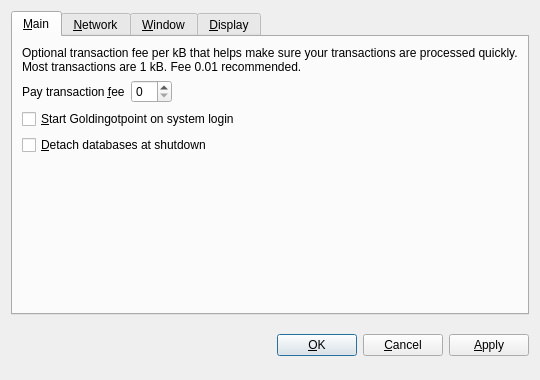
<?xml version="1.0" encoding="UTF-8"?>
<ui version="4.0">
 <class>OptionsDialog</class>
 <widget class="QDialog" name="OptionsDialog">
  <property name="geometry">
   <rect>
    <x>0</x>
    <y>0</y>
    <width>540</width>
    <height>380</height>
   </rect>
  </property>
  <property name="windowTitle">
   <string>Options</string>
  </property>
  <property name="modal">
   <bool>true</bool>
  </property>
  <layout class="QVBoxLayout" name="verticalLayout">
   <item>
    <widget class="QTabWidget" name="tabWidget">
     <property name="tabPosition">
      <enum>QTabWidget::North</enum>
     </property>
     <property name="currentIndex">
      <number>0</number>
     </property>
     <widget class="QWidget" name="tabMain">
      <attribute name="title">
       <string>&amp;Main</string>
      </attribute>
      <layout class="QVBoxLayout" name="verticalLayout_Main">
       <item>
        <widget class="QLabel" name="transactionFeeInfoLabel">
         <property name="text">
          <string>Optional transaction fee per kB that helps make sure your transactions are processed quickly. Most transactions are 1 kB. Fee 0.01 recommended.</string>
         </property>
         <property name="textFormat">
          <enum>Qt::PlainText</enum>
         </property>
         <property name="wordWrap">
          <bool>true</bool>
         </property>
        </widget>
       </item>
       <item>
        <layout class="QHBoxLayout" name="horizontalLayout_Main">
         <item>
          <widget class="QLabel" name="transactionFeeLabel">
           <property name="text">
            <string>Pay transaction &amp;fee</string>
           </property>
           <property name="textFormat">
            <enum>Qt::PlainText</enum>
           </property>
           <property name="buddy">
            <cstring>transactionFee</cstring>
           </property>
          </widget>
         </item>
         <item>
          <widget class="BitcoinAmountField" name="transactionFee"/>
         </item>
         <item>
          <spacer name="horizontalSpacer_Main">
           <property name="orientation">
            <enum>Qt::Horizontal</enum>
           </property>
           <property name="sizeHint" stdset="0">
            <size>
             <width>40</width>
             <height>20</height>
            </size>
           </property>
          </spacer>
         </item>
        </layout>
       </item>
       <item>
        <widget class="QCheckBox" name="bitcoinAtStartup">
         <property name="toolTip">
          <string>Automatically start Goldingotpoint after logging in to the system.</string>
         </property>
         <property name="text">
          <string>&amp;Start Goldingotpoint on system login</string>
         </property>
        </widget>
       </item>
       <item>
        <widget class="QCheckBox" name="detachDatabases">
         <property name="toolTip">
          <string>Detach block and address databases at shutdown. This means they can be moved to another data directory, but it slows down shutdown. The wallet is always detached.</string>
         </property>
         <property name="text">
          <string>&amp;Detach databases at shutdown</string>
         </property>
        </widget>
       </item>
       <item>
        <spacer name="verticalSpacer_Main">
         <property name="orientation">
          <enum>Qt::Vertical</enum>
         </property>
         <property name="sizeHint" stdset="0">
          <size>
           <width>20</width>
           <height>40</height>
          </size>
         </property>
        </spacer>
       </item>
      </layout>
     </widget>
     <widget class="QWidget" name="tabNetwork">
      <attribute name="title">
       <string>&amp;Network</string>
      </attribute>
      <layout class="QVBoxLayout" name="verticalLayout_Network">
       <item>
        <widget class="QCheckBox" name="mapPortUpnp">
         <property name="toolTip">
          <string>Automatically open the Goldingotpoint client port on the router. This only works when your router supports UPnP and it is enabled.</string>
         </property>
         <property name="text">
          <string>Map port using &amp;UPnP</string>
         </property>
        </widget>
       </item>
       <item>
        <widget class="QCheckBox" name="connectSocks">
         <property name="toolTip">
          <string>Connect to the Goldingotpoint network through a SOCKS proxy (e.g. when connecting through Tor).</string>
         </property>
         <property name="text">
          <string>&amp;Connect through SOCKS proxy:</string>
         </property>
        </widget>
       </item>
       <item>
        <layout class="QHBoxLayout" name="horizontalLayout_Network">
         <item>
          <widget class="QLabel" name="proxyIpLabel">
           <property name="text">
            <string>Proxy &amp;IP:</string>
           </property>
           <property name="textFormat">
            <enum>Qt::PlainText</enum>
           </property>
           <property name="buddy">
            <cstring>proxyIp</cstring>
           </property>
          </widget>
         </item>
         <item>
          <widget class="QValidatedLineEdit" name="proxyIp">
           <property name="maximumSize">
            <size>
             <width>140</width>
             <height>16777215</height>
            </size>
           </property>
           <property name="toolTip">
            <string>IP address of the proxy (e.g. 127.0.0.1)</string>
           </property>
          </widget>
         </item>
         <item>
          <widget class="QLabel" name="proxyPortLabel">
           <property name="text">
            <string>&amp;Port:</string>
           </property>
           <property name="textFormat">
            <enum>Qt::PlainText</enum>
           </property>
           <property name="buddy">
            <cstring>proxyPort</cstring>
           </property>
          </widget>
         </item>
         <item>
          <widget class="QLineEdit" name="proxyPort">
           <property name="maximumSize">
            <size>
             <width>55</width>
             <height>16777215</height>
            </size>
           </property>
           <property name="toolTip">
            <string>Port of the proxy (e.g. 9050)</string>
           </property>
          </widget>
         </item>
         <item>
          <widget class="QLabel" name="socksVersionLabel">
           <property name="text">
            <string>SOCKS &amp;Version:</string>
           </property>
           <property name="textFormat">
            <enum>Qt::PlainText</enum>
           </property>
           <property name="buddy">
            <cstring>socksVersion</cstring>
           </property>
          </widget>
         </item>
         <item>
          <widget class="QValueComboBox" name="socksVersion">
           <property name="toolTip">
            <string>SOCKS version of the proxy (e.g. 5)</string>
           </property>
          </widget>
         </item>
         <item>
          <spacer name="horizontalSpacer_Network">
           <property name="orientation">
            <enum>Qt::Horizontal</enum>
           </property>
           <property name="sizeHint" stdset="0">
            <size>
             <width>40</width>
             <height>20</height>
            </size>
           </property>
          </spacer>
         </item>
        </layout>
       </item>
       <item>
        <spacer name="verticalSpacer_Network">
         <property name="orientation">
          <enum>Qt::Vertical</enum>
         </property>
         <property name="sizeHint" stdset="0">
          <size>
           <width>20</width>
           <height>40</height>
          </size>
         </property>
        </spacer>
       </item>
      </layout>
     </widget>
     <widget class="QWidget" name="tabWindow">
      <attribute name="title">
       <string>&amp;Window</string>
      </attribute>
      <layout class="QVBoxLayout" name="verticalLayout_Window">
       <item>
        <widget class="QCheckBox" name="minimizeToTray">
         <property name="toolTip">
          <string>Show only a tray icon after minimizing the window.</string>
         </property>
         <property name="text">
          <string>&amp;Minimize to the tray instead of the taskbar</string>
         </property>
        </widget>
       </item>
       <item>
        <widget class="QCheckBox" name="minimizeOnClose">
         <property name="toolTip">
          <string>Minimize instead of exit the application when the window is closed. When this option is enabled, the application will be closed only after selecting Quit in the menu.</string>
         </property>
         <property name="text">
          <string>M&amp;inimize on close</string>
         </property>
        </widget>
       </item>
       <item>
        <spacer name="verticalSpacer_Window">
         <property name="orientation">
          <enum>Qt::Vertical</enum>
         </property>
         <property name="sizeHint" stdset="0">
          <size>
           <width>20</width>
           <height>40</height>
          </size>
         </property>
        </spacer>
       </item>
      </layout>
     </widget>
     <widget class="QWidget" name="tabDisplay">
      <attribute name="title">
       <string>&amp;Display</string>
      </attribute>
      <layout class="QVBoxLayout" name="verticalLayout_Display">
       <item>
        <layout class="QHBoxLayout" name="horizontalLayout_1_Display">
         <item>
          <widget class="QLabel" name="langLabel">
           <property name="text">
            <string>User Interface &amp;language:</string>
           </property>
           <property name="textFormat">
            <enum>Qt::PlainText</enum>
           </property>
           <property name="buddy">
            <cstring>lang</cstring>
           </property>
          </widget>
         </item>
         <item>
          <widget class="QValueComboBox" name="lang">
           <property name="toolTip">
            <string>The user interface language can be set here. This setting will take effect after restarting Goldingotpoint.</string>
           </property>
          </widget>
         </item>
        </layout>
       </item>
       <item>
        <layout class="QHBoxLayout" name="horizontalLayout_2_Display">
         <item>
          <widget class="QLabel" name="unitLabel">
           <property name="text">
            <string>&amp;Unit to show amounts in:</string>
           </property>
           <property name="textFormat">
            <enum>Qt::PlainText</enum>
           </property>
           <property name="buddy">
            <cstring>unit</cstring>
           </property>
          </widget>
         </item>
         <item>
          <widget class="QValueComboBox" name="unit">
           <property name="toolTip">
            <string>Choose the default subdivision unit to show in the interface and when sending coins.</string>
           </property>
          </widget>
         </item>
        </layout>
       </item>
       <item>
        <widget class="QCheckBox" name="displayAddresses">
         <property name="toolTip">
          <string>Whether to show Goldingotpoint addresses in the transaction list.</string>
         </property>
         <property name="text">
          <string>&amp;Display addresses in transaction list</string>
         </property>
        </widget>
       </item>
       <item>
        <widget class="QCheckBox" name="coinControlFeatures">
         <property name="toolTip">
          <string>Whether to show coin control features or not.</string>
         </property>
         <property name="text">
          <string>Display coin &amp;control features (experts only!)</string>
         </property>
        </widget>
       </item>
       <item>
        <spacer name="verticalSpacer_Display">
         <property name="orientation">
          <enum>Qt::Vertical</enum>
         </property>
         <property name="sizeHint" stdset="0">
          <size>
           <width>20</width>
           <height>40</height>
          </size>
         </property>
        </spacer>
       </item>
      </layout>
     </widget>
    </widget>
   </item>
   <item>
    <layout class="QHBoxLayout" name="horizontalLayout_Buttons">
     <item>
      <spacer name="horizontalSpacer_1">
       <property name="orientation">
        <enum>Qt::Horizontal</enum>
       </property>
       <property name="sizeHint" stdset="0">
        <size>
         <width>40</width>
         <height>48</height>
        </size>
       </property>
      </spacer>
     </item>
     <item>
      <widget class="QLabel" name="statusLabel">
       <property name="font">
        <font>
         <weight>75</weight>
         <bold>true</bold>
        </font>
       </property>
       <property name="text">
        <string/>
       </property>
       <property name="textFormat">
        <enum>Qt::PlainText</enum>
       </property>
       <property name="wordWrap">
        <bool>true</bool>
       </property>
      </widget>
     </item>
     <item>
      <spacer name="horizontalSpacer_2">
       <property name="orientation">
        <enum>Qt::Horizontal</enum>
       </property>
       <property name="sizeHint" stdset="0">
        <size>
         <width>40</width>
         <height>48</height>
        </size>
       </property>
      </spacer>
     </item>
     <item>
      <widget class="QPushButton" name="okButton">
       <property name="text">
        <string>&amp;OK</string>
       </property>
      </widget>
     </item>
     <item>
      <widget class="QPushButton" name="cancelButton">
       <property name="text">
        <string>&amp;Cancel</string>
       </property>
       <property name="autoDefault">
        <bool>false</bool>
       </property>
      </widget>
     </item>
     <item>
      <widget class="QPushButton" name="applyButton">
       <property name="text">
        <string>&amp;Apply</string>
       </property>
       <property name="autoDefault">
        <bool>false</bool>
       </property>
      </widget>
     </item>
    </layout>
   </item>
  </layout>
 </widget>
 <customwidgets>
  <customwidget>
   <class>BitcoinAmountField</class>
   <extends>QSpinBox</extends>
   <header>bitcoinamountfield.h</header>
  </customwidget>
  <customwidget>
   <class>QValueComboBox</class>
   <extends>QComboBox</extends>
   <header>qvaluecombobox.h</header>
  </customwidget>
  <customwidget>
   <class>QValidatedLineEdit</class>
   <extends>QLineEdit</extends>
   <header>qvalidatedlineedit.h</header>
  </customwidget>
 </customwidgets>
 <resources/>
 <connections/>
</ui>
